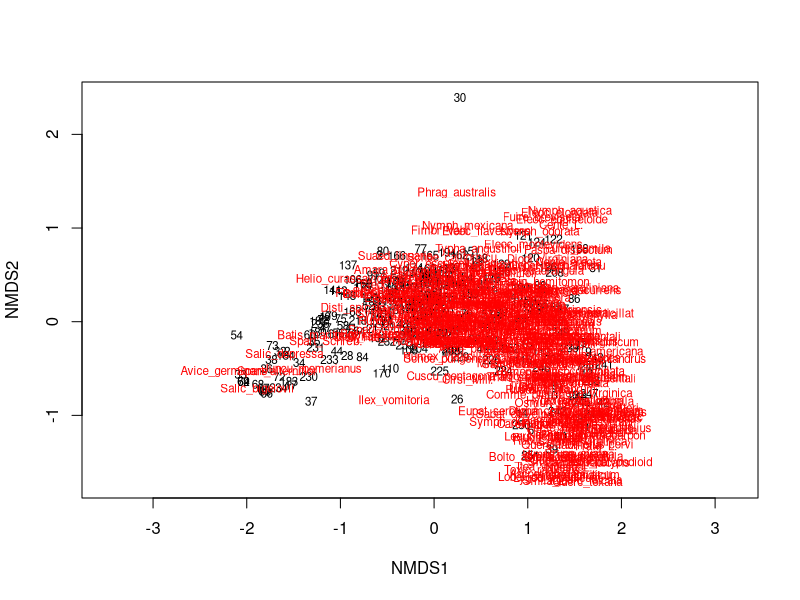

Recreate this plot in R.
library(tidyverse)
library(vegan)

data <- read_csv("dat.csv")

#removing species with ≤2 non-zero values
non_zero_counts <- colSums(data != 0)
filtered_data <- data[, non_zero_counts >= 3]


#removing non-species data
species <- filtered_data %>%
  subset(select = Acer_rubrum:Unknown)

nmds_result <- metaMDS(species, distance = "bray", k = 2, trymax = 100)
nmds_result$stress


plot(nmds_result, type = "t")

